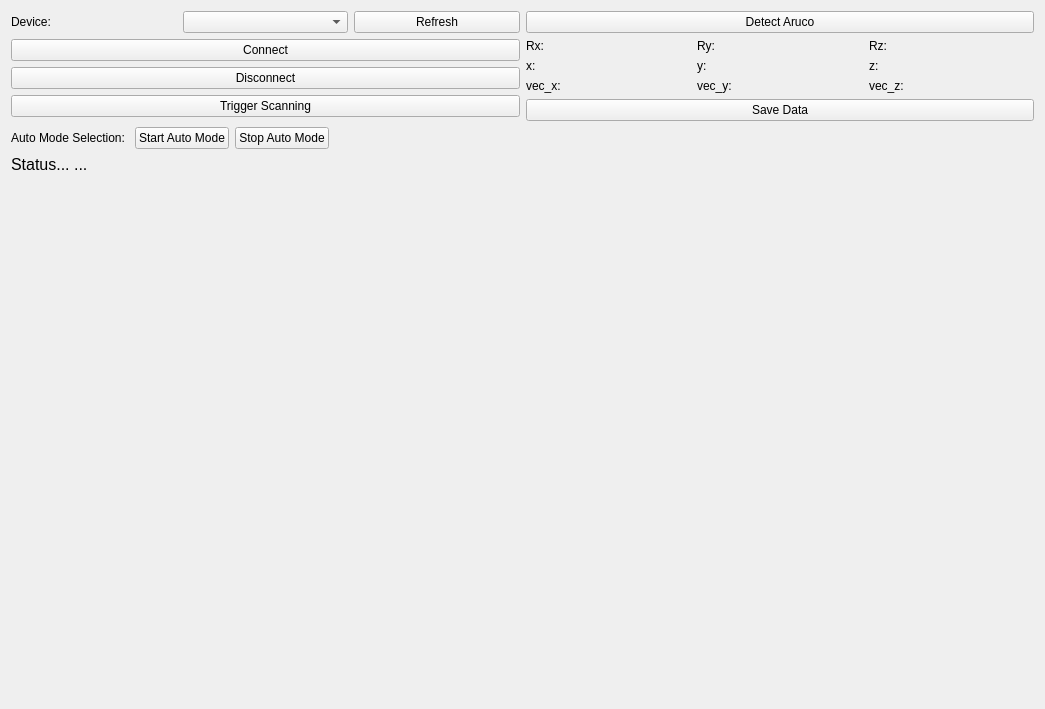
<?xml version="1.0" encoding="UTF-8"?>
<ui version="4.0">
 <class>Widget</class>
 <widget class="QWidget" name="Widget">
  <property name="geometry">
   <rect>
    <x>0</x>
    <y>0</y>
    <width>1045</width>
    <height>709</height>
   </rect>
  </property>
  <property name="windowTitle">
   <string>Form</string>
  </property>
  <layout class="QVBoxLayout" name="verticalLayout_2">
   <item>
    <layout class="QHBoxLayout" name="horizontalLayout_2">
     <item>
      <layout class="QVBoxLayout" name="verticalLayout">
       <item>
        <layout class="QHBoxLayout" name="horizontalLayout">
         <item>
          <widget class="QLabel" name="lbl_device">
           <property name="text">
            <string>Device:</string>
           </property>
          </widget>
         </item>
         <item>
          <widget class="QComboBox" name="cmb_device"/>
         </item>
         <item>
          <widget class="QPushButton" name="pbn_refresh">
           <property name="text">
            <string>Refresh</string>
           </property>
          </widget>
         </item>
        </layout>
       </item>
       <item>
        <widget class="QPushButton" name="pbn_connect">
         <property name="text">
          <string>Connect</string>
         </property>
        </widget>
       </item>
       <item>
        <widget class="QPushButton" name="pbn_disconnect">
         <property name="text">
          <string>Disconnect</string>
         </property>
        </widget>
       </item>
       <item>
        <widget class="QPushButton" name="pbn_scanning">
         <property name="text">
          <string>Trigger Scanning</string>
         </property>
        </widget>
       </item>
      </layout>
     </item>
     <item>
      <layout class="QVBoxLayout" name="verticalLayout_3">
       <item>
        <widget class="QPushButton" name="pbn_detect">
         <property name="text">
          <string>Detect Aruco</string>
         </property>
        </widget>
       </item>
       <item>
        <layout class="QGridLayout" name="gridLayout">
         <item row="1" column="4">
          <widget class="QLabel" name="lbl_z_mark">
           <property name="text">
            <string>z:</string>
           </property>
          </widget>
         </item>
         <item row="0" column="4">
          <widget class="QLabel" name="lbl_Rz_mark">
           <property name="text">
            <string>Rz:</string>
           </property>
          </widget>
         </item>
         <item row="1" column="5">
          <widget class="QLabel" name="lbl_z">
           <property name="text">
            <string/>
           </property>
          </widget>
         </item>
         <item row="0" column="5">
          <widget class="QLabel" name="lbl_Rz">
           <property name="text">
            <string/>
           </property>
          </widget>
         </item>
         <item row="1" column="3">
          <widget class="QLabel" name="lbl_y">
           <property name="text">
            <string/>
           </property>
          </widget>
         </item>
         <item row="0" column="0">
          <widget class="QLabel" name="lbl_Rx_mark">
           <property name="text">
            <string>Rx:</string>
           </property>
          </widget>
         </item>
         <item row="0" column="2">
          <widget class="QLabel" name="lbl_Ry_mark">
           <property name="text">
            <string>Ry:</string>
           </property>
          </widget>
         </item>
         <item row="0" column="1">
          <widget class="QLabel" name="lbl_Rx">
           <property name="text">
            <string/>
           </property>
          </widget>
         </item>
         <item row="1" column="0">
          <widget class="QLabel" name="lbl_x_mark">
           <property name="text">
            <string>x:</string>
           </property>
          </widget>
         </item>
         <item row="0" column="3">
          <widget class="QLabel" name="lbl_Ry">
           <property name="text">
            <string/>
           </property>
          </widget>
         </item>
         <item row="1" column="2">
          <widget class="QLabel" name="lbl_y_mark">
           <property name="text">
            <string>y:</string>
           </property>
          </widget>
         </item>
         <item row="1" column="1">
          <widget class="QLabel" name="lbl_x">
           <property name="text">
            <string/>
           </property>
          </widget>
         </item>
         <item row="2" column="0">
          <widget class="QLabel" name="lbl_vec_x_mark">
           <property name="text">
            <string>vec_x:</string>
           </property>
          </widget>
         </item>
         <item row="2" column="1">
          <widget class="QLabel" name="lbl_vec_x">
           <property name="text">
            <string/>
           </property>
          </widget>
         </item>
         <item row="2" column="2">
          <widget class="QLabel" name="lbl_vec_y_mark">
           <property name="text">
            <string>vec_y:</string>
           </property>
          </widget>
         </item>
         <item row="2" column="3">
          <widget class="QLabel" name="lbl_vec_y">
           <property name="text">
            <string/>
           </property>
          </widget>
         </item>
         <item row="2" column="4">
          <widget class="QLabel" name="lbl_vec_z_mark">
           <property name="text">
            <string>vec_z:</string>
           </property>
          </widget>
         </item>
         <item row="2" column="5">
          <widget class="QLabel" name="lbl_vec_z">
           <property name="text">
            <string/>
           </property>
          </widget>
         </item>
        </layout>
       </item>
       <item>
        <widget class="QPushButton" name="pbn_save_data">
         <property name="text">
          <string>Save Data</string>
         </property>
        </widget>
       </item>
      </layout>
     </item>
    </layout>
   </item>
   <item>
    <layout class="QHBoxLayout" name="horizontalLayout_3">
     <item>
      <widget class="QLabel" name="lbl_auto_mode">
       <property name="text">
        <string>Auto Mode Selection: </string>
       </property>
      </widget>
     </item>
     <item>
      <widget class="QPushButton" name="pbn_start_auto_mode">
       <property name="text">
        <string>Start Auto Mode</string>
       </property>
      </widget>
     </item>
     <item>
      <widget class="QPushButton" name="pbn_stop_auto_mode">
       <property name="text">
        <string>Stop Auto Mode</string>
       </property>
      </widget>
     </item>
     <item>
      <spacer name="horizontalSpacer">
       <property name="orientation">
        <enum>Qt::Horizontal</enum>
       </property>
       <property name="sizeHint" stdset="0">
        <size>
         <width>40</width>
         <height>20</height>
        </size>
       </property>
      </spacer>
     </item>
    </layout>
   </item>
   <item>
    <widget class="QLabel" name="lbl_status">
     <property name="font">
      <font>
       <pointsize>12</pointsize>
      </font>
     </property>
     <property name="text">
      <string>Status... ...</string>
     </property>
    </widget>
   </item>
   <item>
    <widget class="QLabel" name="lbl_fig">
     <property name="sizePolicy">
      <sizepolicy hsizetype="Expanding" vsizetype="Expanding">
       <horstretch>0</horstretch>
       <verstretch>0</verstretch>
      </sizepolicy>
     </property>
     <property name="text">
      <string/>
     </property>
    </widget>
   </item>
  </layout>
 </widget>
 <resources/>
 <connections/>
</ui>
